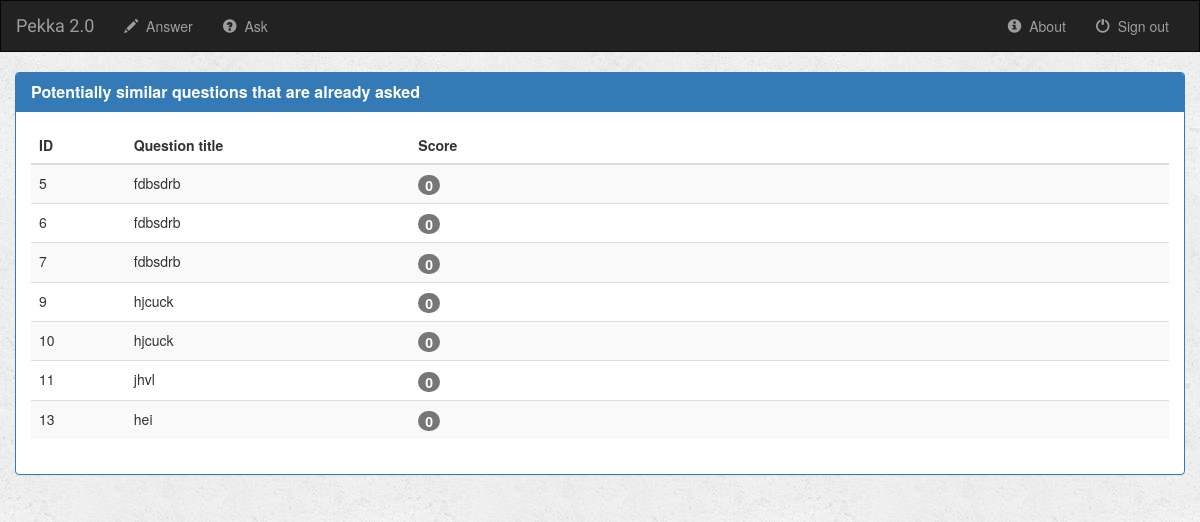
The app's page /pekka/TDT4145_b/ with its own data.
### pekka/models.py (models this page shows, shortened)
class Question(models.Model):
    author = models.ForeignKey(User, default=1)
    question_title = models.CharField(max_length=100)
    question_content = models.CharField(max_length=2000)
    is_answered = models.BooleanField(default=False)
    sub_code = models.CharField(max_length=10)
    ask_time = models.DateTimeField(default='2017-4-17T09:21:31+0000')
    def get_score(self):
        up = QuestionVotes.objects.filter(question=self, val=+1)
        down = QuestionVotes.objects.filter(question=self, val=-1)
        res = up.count()-down.count()
        return res

### pekka/views.py (the view)
def course_b(request, sub_code):
    all_questions_with_sub_code = Question.objects.filter(sub_code=sub_code)
    similar_questions = []
    try:
        a = Question.objects.filter(sub_code=sub_code).latest('ask_time')
        a_content = a.question_content
    except Question.DoesNotExist:
        a = None
    for questions in all_questions_with_sub_code:
        b = questions.question_content
        likhet = SequenceMatcher(None, a_content, b).ratio()
        if likhet >= 0.5:
            similar_questions.append(questions)
    if similar_questions != []:
        similar_questions.pop()
    context = {
        'similar_questions': similar_questions,
        'sub_code': sub_code
    }
    return render(request, 'courses/course_b.html', context)

### pekka/templates/courses/course_b.html (shortened to what this page needs)
{% extends 'html_pages/base.html' %}
{% block body %}
<div class="container-fluid">
    <div class="row">
        <div class="col-sm-12">
            {% if similar_questions %}
                <div class="panel panel-primary">
                    <div class="panel-heading">
                        <h3 class="panel-title"><b>Potentially similar questions that are already asked</b></h3>
                    </div>
                    <div class="panel-body">
                        <table class="table table-striped table-hover">
                            <thead>
                            <tr>
                                <th class="col-sm-1">ID</th>
                                <th class="col-sm-3">Question title</th>
                                <th class="col-sm">Score</th>
                            </tr>
                            </thead>
                            <tbody>
                            {% for question in similar_questions %}
                                <tr class="clickable_row" data-href="{% url 'pekka:detail' question.id %}">
                                    <td>{{ question.id }}</td>
                                    <td>{{ question.question_title }}</td>
                                    <td><span class="badge tablebadge" id="tablebadge">{{ question.get_score }}</span></td>
                                </tr>
                            {% endfor %}
                            </tbody>
                        </table>
                    </div>
                </div>
            {% endif %}
        </div>
    </div>
</div>
{% endblock %}

### pekka/static/elements/style.css (style rules this page uses)
body { background: white url("images/background.png"); }
.tablebadge { font-size: 14px; }

### records on screen
Question: id "5", question_title "fdbsdrb", get_score "0"
Question: id "6", question_title "fdbsdrb", get_score "0"
Question: id "7", question_title "fdbsdrb", get_score "0"
Question: id "9", question_title "hjcuck", get_score "0"
Question: id "10", question_title "hjcuck", get_score "0"
Question: id "11", question_title "jhvl", get_score "0"
Question: id "13", question_title "hei", get_score "0"
